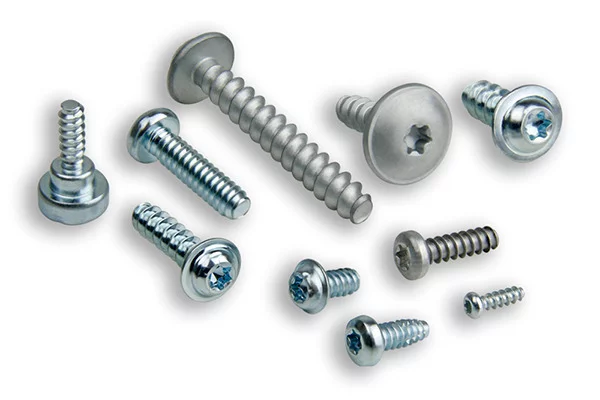
#> input picture Tornillos.jpg, 600 x 400 px
$ python 'Practica 11.py'
#> lines starting #> are read from the running program, lines starting #| are printed output that depends on the picture; after the words box and inside, x2 and y2 are one past the last pixel; in counts of white or black regions, pixels touching at a corner belong together
# Javier Alejandro Pérez Nuño 22310284 6E2
import cv2

# Cargar la imagen
imagen = cv2.imread('Tornillos.jpg')
#> imagen is the input picture: shape (400, 600, 3); mean B, G, R 225.1, 224.8, 222.2

# Verificar si la imagen se cargó correctamente
if imagen is None:
    print("Error: No se pudo cargar la imagen 'Tornillos.jpg'. Verifica la ruta del archivo.")
    exit()

# Convertir a escala de grises
grises = cv2.cvtColor(imagen, cv2.COLOR_BGR2GRAY)

# Detectar bordes
bordes = cv2.Canny(grises, 100, 200)
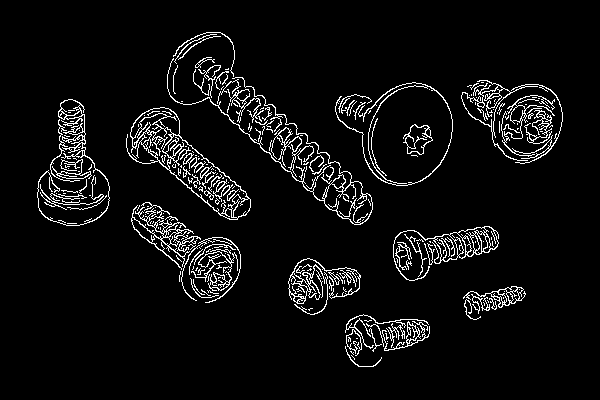
#> bordes: shape (400, 600); 5.7% white in thin lines or dots, all inside (x1, y1, x2, y2) = (37, 32, 563, 367)

# Encontrar contornos (para OpenCV 4)
ctns, _ = cv2.findContours(bordes, cv2.RETR_EXTERNAL, cv2.CHAIN_APPROX_SIMPLE)
#> ctns = 179 contours, 151 with area under 20; largest, box (x1, y1, x2, y2) and area: (126, 107, 251, 220) 4970, (167, 58, 373, 225) 1644, (393, 226, 499, 281) 1498, (461, 80, 563, 164) 1280, (131, 202, 201, 270) 888

# Dibujar contornos
cv2.drawContours(imagen, ctns, -1, (0, 0, 255), 2)

# Mostrar el número de contornos encontrados
print('Número de contornos encontrados: ', len(ctns))
#| Número de contornos encontrados:  179
texto = 'Contornos encontrados: ' + str(len(ctns))
#> texto = 'Contornos encontrados: 179'

# Agregar texto a la imagen
cv2.putText(imagen, texto, (10, 20), cv2.FONT_HERSHEY_SIMPLEX, 0.7, (255, 0, 0), 1)
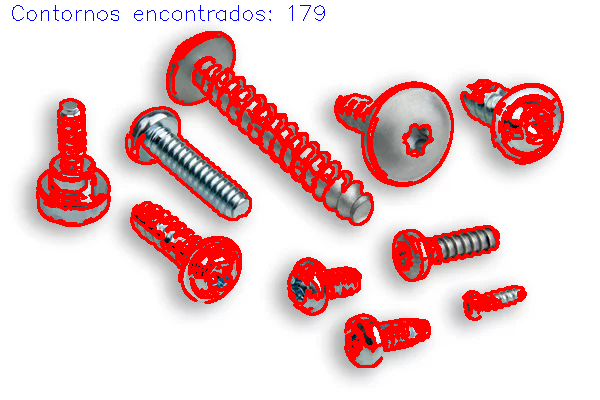
#> imagen: shape (400, 600, 3); mean B, G, R 204.1, 203.3, 236.1

# Mostrar la imagen
cv2.imshow('Imagen', imagen)
cv2.waitKey(0)
cv2.destroyAllWindows()
